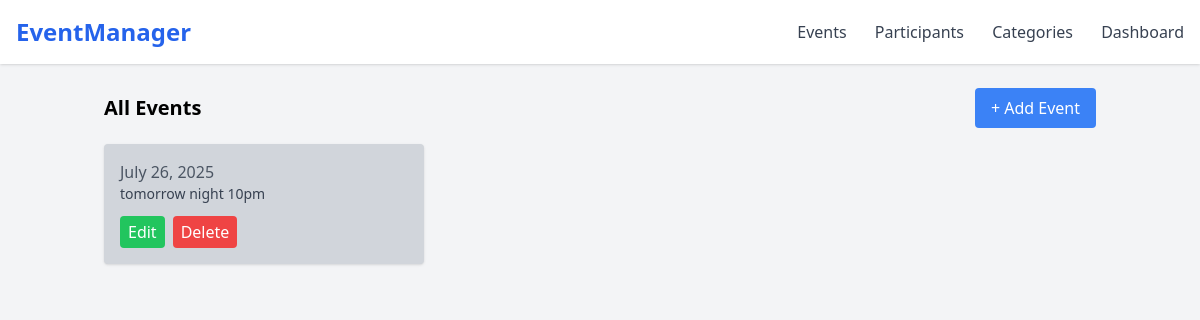
Before: / with the older database file.
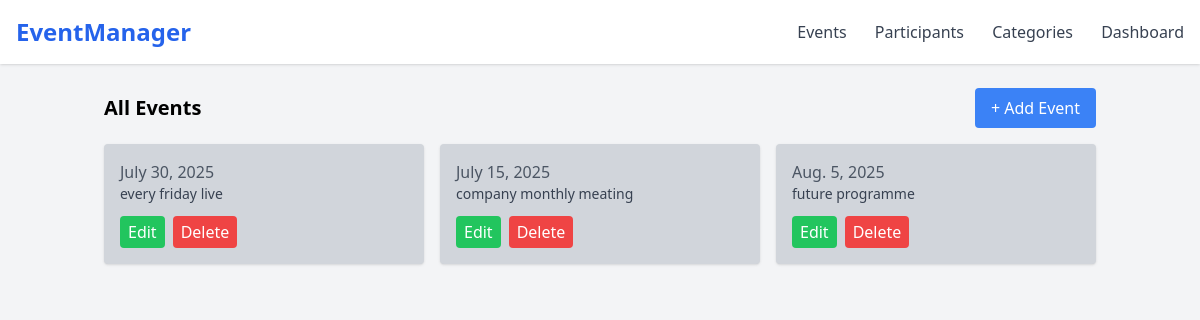
After: the same page with the newer database file.
### events/models.py (models this page shows, shortened)
class Event(models.Model):
    name = models.CharField(max_length=200)
    description = models.TextField()
    date = models.DateField()
    time = models.TimeField()
    location = models.CharField(max_length=200)
    category = models.ForeignKey(Category, on_delete=models.SET_NULL, null=True, blank=True)

### events/views.py (the view)
# urls.py: path('', views.event_list, name='event_list'),
def event_list(request):
    query = request.GET.get('q')
    events = Event.objects.select_related('category')
    if query:
        events = events.filter(
            Q(name__icontains=query) | Q(description__icontains=query)
        )
    return render(request, 'events/event_list.html', {'events': events})

### events/templates/events/event_list.html (shortened to what this page needs)
{% extends 'base.html' %}
{% block content %}
<div class="flex justify-between items-center mb-4">
    <h2 class="text-xl font-bold"> All Events</h2>
    <a href="{% url 'event_create' %}" class="bg-blue-500 text-white px-4 py-2 rounded">+ Add Event</a>
</div>
{% if events %}
<div class="grid grid-cols-1 md:grid-cols-2 lg:grid-cols-3 gap-4">
    {% for event in events %}
    <div class="bg-gray-300 p-4 rounded shadow hover:shadow-md">
        <p class="text-gray-600">{{ event.date }}</p>
        <p class="text-sm text-gray-700 truncate">{{ event.description }}</p>
        <div class="mt-3 flex gap-2">
            <a href="{% url 'event_update' event.id %}" class="bg-green-500 text-white px-2 py-1 rounded">Edit</a>
            <a href="{% url 'event_delete' event.id %}" class="bg-red-500 text-white px-2 py-1 rounded">Delete</a>
        </div>
    </div>
    {% endfor %}
</div>
{% else %}
<p>No events available.</p>
{% endif %}
{% endblock %}

### events/templates/base.html (shortened to what this page needs)
<!DOCTYPE html>
<html lang="en">
<head>
  <script src="https://cdn.tailwindcss.com"></script>
</head>
<body class="bg-gray-100 font-sans">
  <nav class="bg-white shadow p-4 flex justify-between items-center">
    <div>
      <a href="{% url 'event_list' %}" class="text-2xl font-bold text-blue-600">EventManager</a>
    </div>
    <div class="space-x-6">
      <a href="{% url 'event_list' %}" class="text-gray-700 hover:text-blue-500">Events</a>
      <a href="{% url 'participant_list' %}" class="text-gray-700 hover:text-blue-500">Participants</a>
      <a href="{% url 'category_list' %}" class="text-gray-700 hover:text-blue-500">Categories</a>
      <a href="{% url 'dashboard' %}" class="text-gray-700 hover:text-blue-500">Dashboard</a>
    </div>
  </nav>
  <div class="container mx-auto px-4 py-6">
    {% block content %}
    {% endblock %}
  </div>
</body>
</html>

Changed rows visible on the page:
removed Event: date "July 26, 2025", description "tomorrow night 10pm"
added Event: date "July 30, 2025", description "every friday live"
added Event: date "July 15, 2025", description "company monthly meating"
added Event: date "Aug. 5, 2025", description "future programme"
